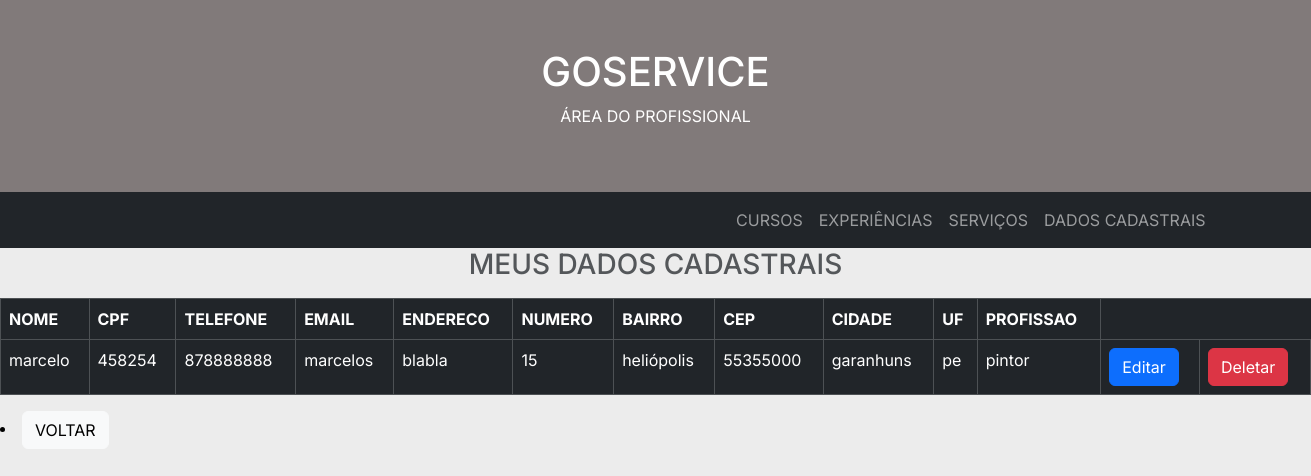
Page /visual_profissional (signed in) on the earlier database version.
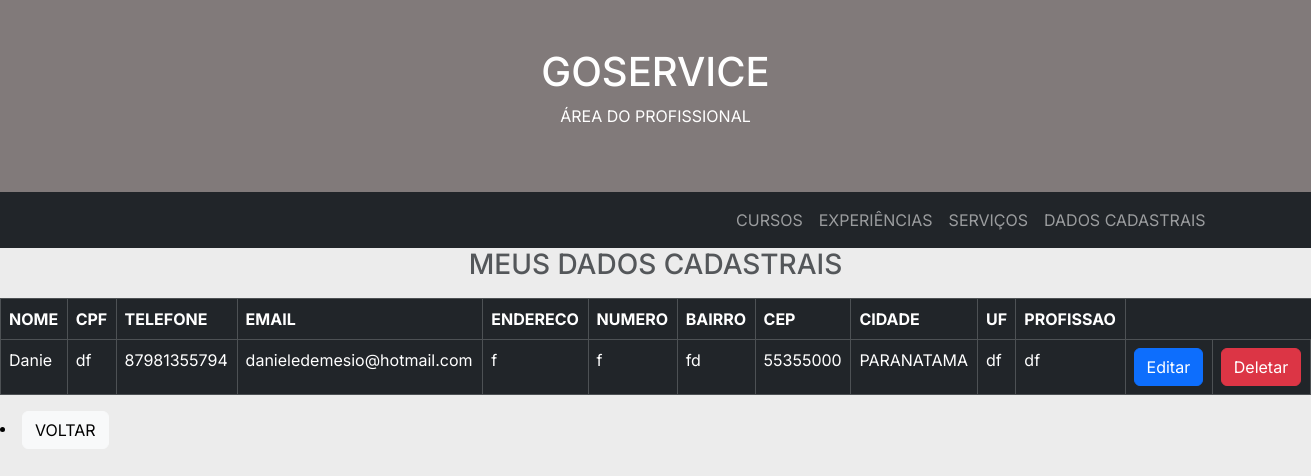
Same page on the later database version.
### tables this page shows
CREATE TABLE "profissionais"(
        "ID_profiss" INTEGER PRIMARY KEY AUTOINCREMENT,
        "nome"      TEXT,
        "CPF"       TEXT,
        "telefone"  TEXT,
        "email"     TEXT,
        "endereco"  TEXT,
        "num"       TEXT,
        "bairro"    TEXT,
        "CEP"       TEXT,
        cidade      TEXT,
        "uf"        TEXT,
        "profissao" TEXT
        );

### profissional.py (the view)
@bp_profissional.route('/visual_profissional')
def visual_profissional():
    con=sql.connect('goservice.db')
    cur=con.cursor()
    con.row_factory=sql.Row
    id_profiss=get_id_usuario()
    consulta = '''  SELECT pr.ID_profiss, pr.nome, pr.CPF, pr.telefone, pr.email, pr.endereco, pr.num, pr.bairro, pr.CEP, pr.cidade, pr.uf, pr.profissao
                    FROM profissionais AS pr
                    WHERE pr.ID_profiss=?'''
    cur.execute(consulta, (id_profiss,))
    profissional = cur.fetchone()
    con.close()
    return render_template('/profissional/visual_profissional.html', datas=profissional)

### login.py (called while the page is built)
@login_manager.user_loader
def load_user(user_id):
    con = sql.connect('goservice.db')
    cur = con.cursor()
    cur.execute("SELECT * FROM loginProf WHERE username=?", (user_id,))
    user_prof = cur.fetchone()
    if user_prof:
        return User_profiss(user_prof[1])
    cur.execute("SELECT * FROM loginCli WHERE username=?", (user_id,))
    user_cli = cur.fetchone()
    if user_cli:
        return UserCliente(user_cli[1])
    return None

def get_id_usuario():
    con = sql.connect('goservice.db')
    cur = con.cursor()
    cur.execute("SELECT * FROM loginProf WHERE username=?", (current_user.id,))
    id_profiss = cur.fetchone()
    print(id_profiss)
    return id_profiss[0]

### templates/profissional/visual_profissional.html
{% extends '/bases/base_index_profiss.html' %}
{% block customCSS %}
    <link rel="stylesheet" href="{{ url_for('static', filename='css/estilo_cadastro')}}" >
{% endblock %}
{% block body %}
<h3 class="text-center text-muted mb-3">MEUS DADOS CADASTRAIS</h3>
{% block content %}
  <table class="table table-bordered table-dark bg-dark tabela" >
    <thead>
      <tr>
        <th scope="col">NOME</th>
        <th scope="col">CPF</th>
        <th scope="col">TELEFONE</th>
        <th scope="col">EMAIL</th>
        <th scope="col">ENDERECO</th>
        <th scope="col">NUMERO</th>
        <th scope="col">BAIRRO</th>
        <th scope="col">CEP</th>
        <th scope="col">CIDADE</th>
        <th scope="col">UF</th>
        <th scope="col">PROFISSAO</th>
      </tr>
    </thead>
    <tbody>
      <tr>
        <td>{{ datas[1] }}</td>
        <td>{{ datas[2] }}</td>
        <td>{{ datas[3] }}</td>
        <td>{{ datas[4] }}</td>
        <td>{{ datas[5] }}</td>
        <td>{{ datas[6] }}</td>
        <td>{{ datas[7] }}</td>
        <td>{{ datas[8] }}</td>
        <td>{{ datas[9] }}</td>
        <td>{{ datas[10] }}</td>
        <td>{{ datas[11] }}</td>
        <td><a href="{{url_for('profissional.edit_profissionais', idProf=datas[0])}}" class="btn btn-primary">Editar</a></td>
        <td><a href="{{url_for('profissional.delete_profissionais', idProf=datas[0])}}" class="btn btn-danger" onclick="return confirm('Tem certeza que deseja apagar?')">Deletar</a></td>
      </tr>
    </tbody>
  </table>
<li>
    <a href="{{url_for('profissional.index')}}" class="btn btn-light" >VOLTAR</a>
</li>
{% endblock %}
{% endblock %}

### templates/bases/base_index_profiss.html (shortened to what this page needs)
<!DOCTYPE html>
<html lang="en">
<head>
    <link href="https://cdn.jsdelivr.net/npm/bootstrap@5.3.2/dist/css/bootstrap.min.css" rel="stylesheet">
    <link rel="stylesheet" href="../../static/css/estilo_lista.css">
</head>
<body>
    <div class="container-fluid p-5 text-white text-center" style="background-color: rgb(129, 122, 122);">
        <h1>GOSERVICE</h1>
        <p>ÁREA DO PROFISSIONAL</p>
    </div>
    <nav class="navbar navbar-expand-lg navbar-dark bg-dark ">
        <div class="container">
            <div class="collapse navbar-collapse" id="navbarnNav">
                <ul class="navbar-nav ms-auto">
                    <li class="nav-item">
                        <a class="nav-link" href="{{url_for('curso.list_cursos_prof')}}">CURSOS</a>
                    </li class="nav-item">
                        <a class="nav-link" href="{{url_for('experiencia.lista_experiencias')}}">EXPERIÊNCIAS</a>
                    <li class="nav-item">
                        <a class="nav-link" href="{{url_for('servico.lista_servicos')}}">SERVIÇOS</a>
                    </li class="nav-item">
                    <li class="nav-item">
                        <a class="nav-link" href="{{url_for('profissional.visual_profissional')}}">DADOS CADASTRAIS</a>
                    </li>
                </ul>
            </div>
        </div>
    </nav>
    {% block customCSS %}
    {% endblock %}
    {% block body %}{% endblock %}
</body>
</html>

### static/css/estilo_lista.css (style rules this page uses)
:root { --cor-preta: #000; --cor-branca: #FFF; --cor-cinza: #ECECEC; --cor-cinza-escuro: #CBC8C8; --fonte-inter: 'Inter', sans-serif; }
* { margin: 0; padding: 0; box-sizing: border-box; }
body { font-family: 'Inter', sans-serif; background-color: var(--cor-cinza); color: var(--cor-preta); }

Differences in the rows shown:
removed profissionais: nome "marcelo", CPF "458254", telefone "878888888", email "marcelos", endereco "blabla", num "15", bairro "heliópolis", CEP "55355000", cidade "garanhuns", uf "pe", profissao "pintor"
now on this page (row edited): profissionais: nome "Danie", CPF "df", telefone "87981355794", email "danieledemesio@hotmail.com", endereco "f", num "f", bairro "fd", CEP "55355000", cidade "PARANATAMA", uf "df", profissao "df"
